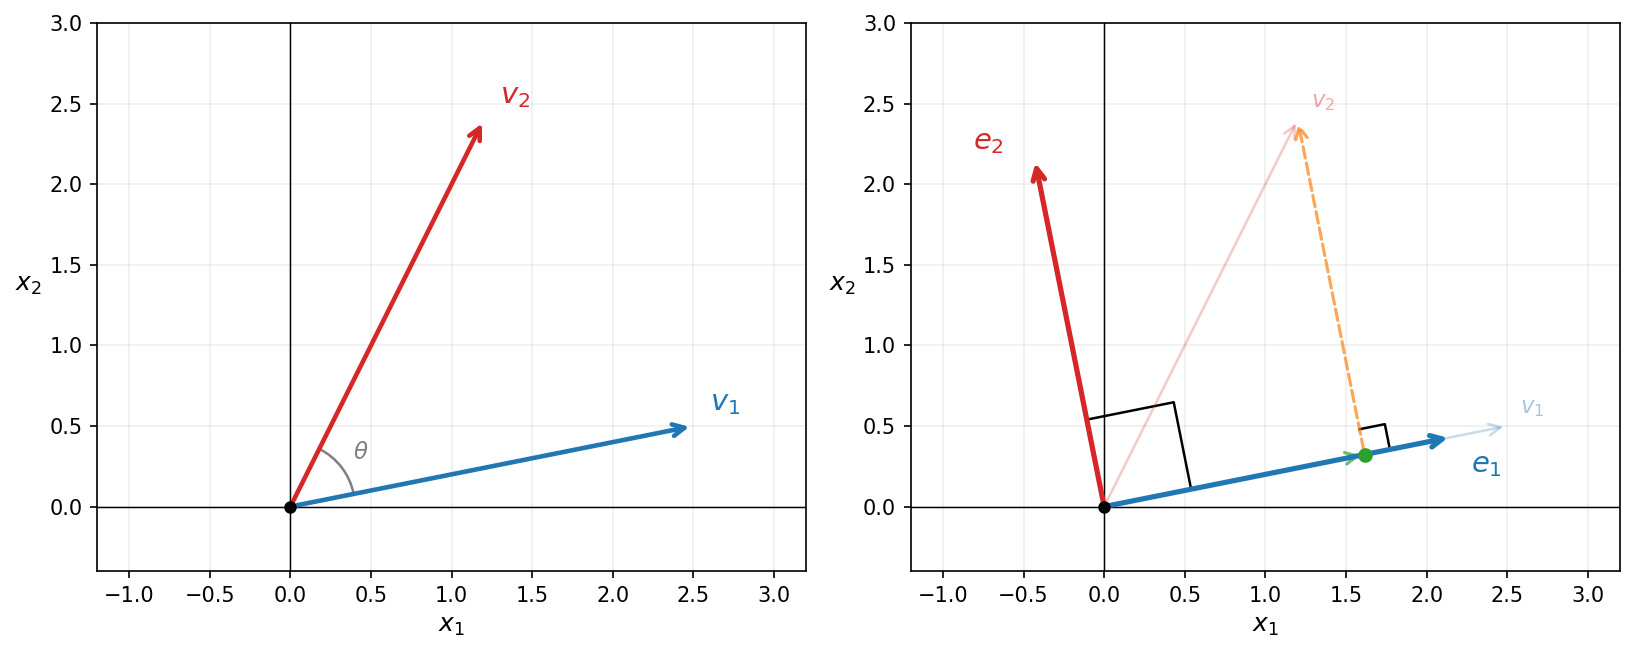

Python code for this plot:
"""
fig06: Gram-Schmidt orthogonalization in R^2.
Left:  original vectors v1, v2 (not orthogonal).
Right: orthonormal result e1, e2, with the projection step shown.
"""
import numpy as np
import matplotlib.pyplot as plt

def draw_vec(ax, tip, col, lw=2.2, ls='-', alpha=1.0, origin=(0,0)):
    ax.annotate('', xy=tip, xytext=origin,
                arrowprops=dict(arrowstyle='->', color=col, lw=lw,
                                linestyle=ls, mutation_scale=14,
                                alpha=alpha, zorder=4))

fig, (axL, axR) = plt.subplots(1, 2, figsize=(11, 5))

for ax in (axL, axR):
    ax.set_xlim(-1.2, 3.2); ax.set_ylim(-0.4, 3.0)
    ax.set_aspect('equal')
    ax.axhline(0, color='k', lw=0.7); ax.axvline(0, color='k', lw=0.7)
    ax.grid(True, alpha=0.2)
    ax.set_xlabel('$x_1$', fontsize=12)
    ax.set_ylabel('$x_2$', fontsize=12, rotation=0, labelpad=10)
    ax.plot(0, 0, 'ko', ms=5, zorder=5)

# original vectors
v1 = np.array([2.5, 0.5])
v2 = np.array([1.2, 2.4])

# ── LEFT: original basis ──────────────────────────────────────────────────────
draw_vec(axL, v1, '#1f77b4')
draw_vec(axL, v2, '#d62728')
axL.text(v1[0]+0.1, v1[1]+0.1, '$v_1$', fontsize=14, color='#1f77b4')
axL.text(v2[0]+0.1, v2[1]+0.1, '$v_2$', fontsize=14, color='#d62728')

# show the angle between them (not 90 deg)
theta1 = np.degrees(np.arctan2(v1[1], v1[0]))
theta2 = np.degrees(np.arctan2(v2[1], v2[0]))
from matplotlib.patches import Arc
arc = Arc((0,0), 0.8, 0.8, angle=0, theta1=theta1, theta2=theta2,
          color='gray', lw=1.2)
axL.add_patch(arc)
mid_angle = np.radians((theta1 + theta2)/2)
axL.text(0.55*np.cos(mid_angle), 0.55*np.sin(mid_angle), r'$\theta$',
         fontsize=11, color='gray', ha='center', va='center')

# ── RIGHT: Gram-Schmidt result ────────────────────────────────────────────────
e1 = v1 / np.linalg.norm(v1)
proj = np.dot(v2, e1) * e1          # projection of v2 onto e1
resid = v2 - proj                    # orthogonal component
e2 = resid / np.linalg.norm(resid)

# scale for visibility
scale = 2.2
e1s = scale * e1
e2s = scale * e2

# faint original vectors for reference
draw_vec(axR, v1, '#1f77b4', lw=1.2, alpha=0.25)
draw_vec(axR, v2, '#d62728', lw=1.2, alpha=0.25)

# projection step: show proj of v2 onto e1
proj_tip = proj   # unscaled, actual projection point
draw_vec(axR, proj_tip, '#2ca02c', lw=1.5, ls='dashed', alpha=0.7)
# residual from proj_tip to v2
draw_vec(axR, v2, '#ff7f0e', lw=1.5, ls='dashed', alpha=0.7,
         origin=tuple(proj_tip))
axR.plot(*proj_tip, 'o', color='#2ca02c', ms=6, zorder=5)

# right-angle marker at proj_tip
s = 0.16
v_dir = e1
r_dir = e2
corner = proj_tip + s*r_dir + s*v_dir
axR.plot([proj_tip[0]+s*r_dir[0], corner[0], proj_tip[0]+s*v_dir[0]],
         [proj_tip[1]+s*r_dir[1], corner[1], proj_tip[1]+s*v_dir[1]],
         color='k', lw=1.2)

# final orthonormal vectors (scaled)
draw_vec(axR, e1s, '#1f77b4', lw=2.5)
draw_vec(axR, e2s, '#d62728', lw=2.5)

# right-angle marker between e1 and e2 — place at a visible distance from origin
s2 = 0.55
corner2 = s2*e1 + s2*e2
axR.plot([s2*e1[0], corner2[0], s2*e2[0]],
         [s2*e1[1], corner2[1], s2*e2[1]], color='k', lw=1.2)

axR.text(e1s[0]+0.12, e1s[1]-0.22, '$e_1$', fontsize=14, color='#1f77b4')
axR.text(e2s[0]-0.38, e2s[1]+0.06, '$e_2$', fontsize=14, color='#d62728')
axR.text(v1[0]+0.08, v1[1]+0.08, '$v_1$', fontsize=11,
         color='#1f77b4', alpha=0.4)
axR.text(v2[0]+0.08, v2[1]+0.08, '$v_2$', fontsize=11,
         color='#d62728', alpha=0.4)

plt.tight_layout()
plt.savefig('/Users/sasha/linalg-lec/figures/fig06_gram_schmidt.png',
            dpi=150, bbox_inches='tight')
plt.close()
print('saved')
